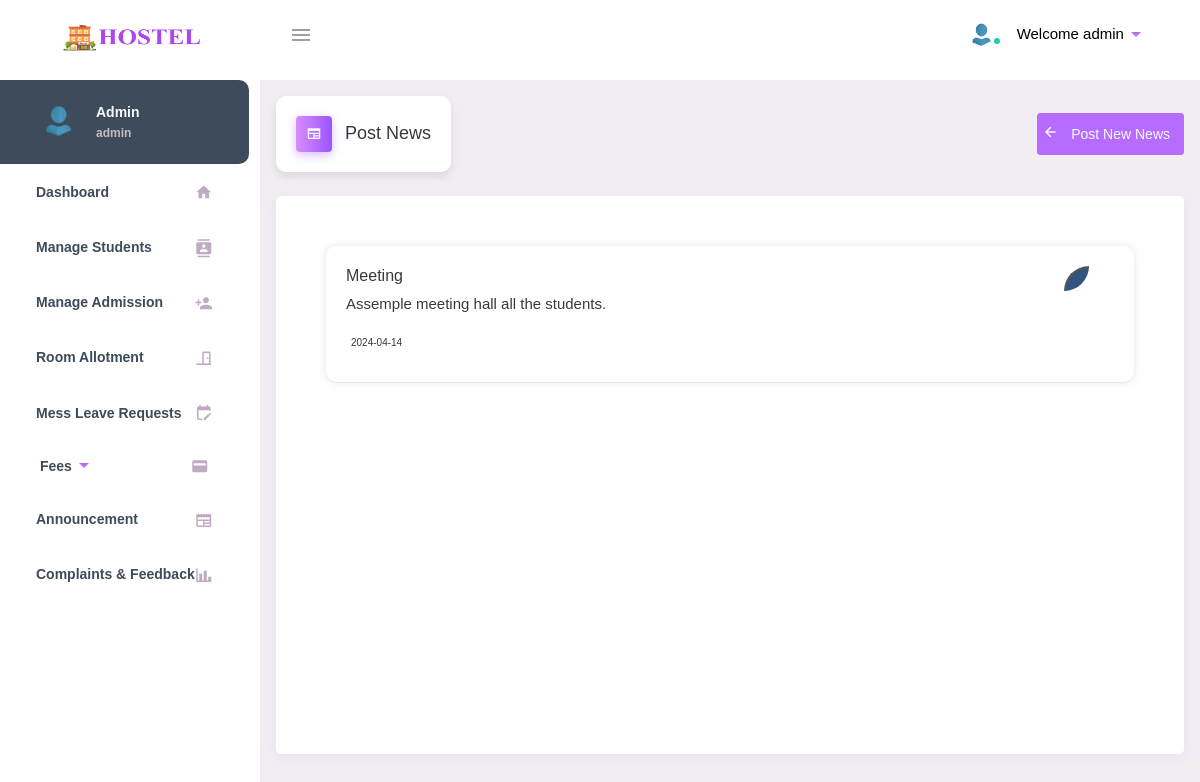
Before: /admin/news_displayed.php (signed in) with the older database file.
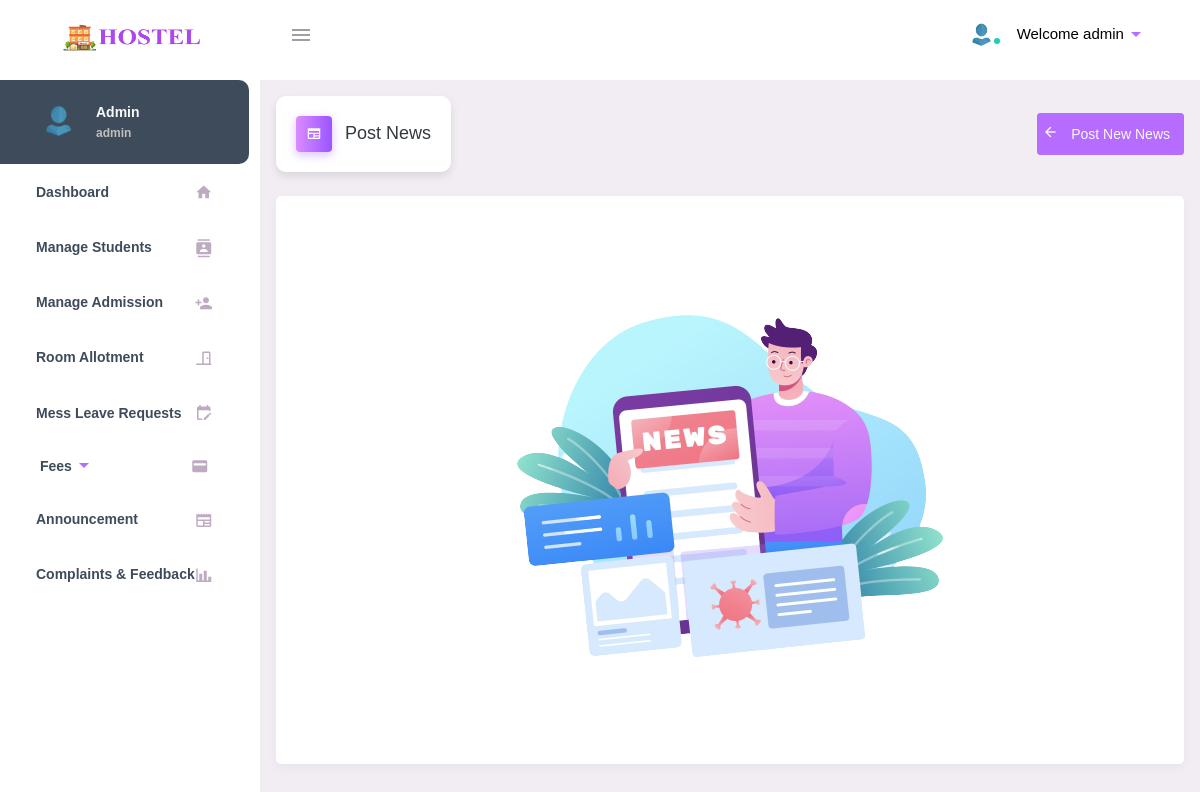
After: the same page with the newer database file.
### tables this page shows
CREATE TABLE `news` (
  `id` int(11) NOT NULL,
  `title` varchar(255) NOT NULL,
  `content` text NOT NULL,
  `date_published` datetime DEFAULT current_timestamp()
);

### admin/news_displayed.php (the view, shortened to what this page needs)
<?php
include("../dbconnect.php");
$query = "SELECT * FROM news ORDER BY date_published DESC";
$result = mysqli_query($connect, $query);
?>
<!DOCTYPE html>
<html lang="en">
<head>
    <link rel="stylesheet" href="./include/materialdesignicons.min.css">
    <link rel="stylesheet" href="./include/vendor.bundle.base.css">
    <link rel="stylesheet" href="https://cdn.jsdelivr.net/npm/@mdi/font/css/materialdesignicons.min.css">
    <link rel="stylesheet" href="../dist/css/style.min.css">
    <link rel="stylesheet" href="./include/style.css">
    <link rel="stylesheet" href="./include/news.css">
    <link rel="stylesheet" href="./include/exstyle.css">
</head>
<body class="">
    <div class="container-scroller">
        <?php include 'navbar.php' ?>
        <div class="container-fluid page-body-wrapper pt-0 proBanner-padding-top">
            <?php include 'sidebar.php' ?>
            <div class="main-panel">
                <div class="content-wrapper p-3">
                    <div class="page-header">
                        <h3 class="page-title"style="font-family: 'Montserrat Alternates', sans-serif;
">
                            <span class="page-title-icon bg-gradient-primary text-white mr-2">
                                <i class="mdi mdi-newspaper menu-icon"></i>
                            </span> Post News
                        </h3>
                        <a href="./news_post.php" class="btn btn--radius-2 btn--blue btn-primary p-1 float-right"><i class="mdi mdi-arrow-left menu-icon"></i>
                            <button class="btn text-light m-2 p-0" type="submit" value="Preview">Post New News</button>
                        </a>
                    </div>
                    <div class="card d-flex justify-content-center align-items-center">
                        <div class="card-body col-12">
                            <div class="col p-0">
                                <section class="cont">
                                    <?php
                                    if (mysqli_num_rows($result) > 0) {
                                        while ($row = mysqli_fetch_assoc($result)) {
                                            $title = $row['title'];
                                            $content = $row['content'];
                                            $date_published = $row['date_published'];
                                            echo "<div class='news-item'>";
                                            echo "<h3 class='news-title'>$title</h3>";
                                            echo "<p class='news-cont'>$content</p>";
                                            echo "<h6 class='news-date'>$date_published</h6>";
                                            echo "<form method='post' action='news_displayed.php' class='del_btn'>";
                                            echo "<button type='submit' class='del' name='delete_news'><i class='fas fa-trash'></i></button>";
                                            echo "</form>";
                                            echo "</div>";
                                        }
                                    } else {
                                        echo "<div class='no-news'><img src='./include/no_news.png' alt='No news available'></div>";
                                    }
                                    ?>
                                </section>
                            </div>
                        </div>
                    </div>
                </div>
            </div>
        </div>
    </div>
</body>
</html>

Changed rows visible on the page:
removed news: title "Meeting", content "Assemple meeting hall all the students.", date_published "2024-04-14"
